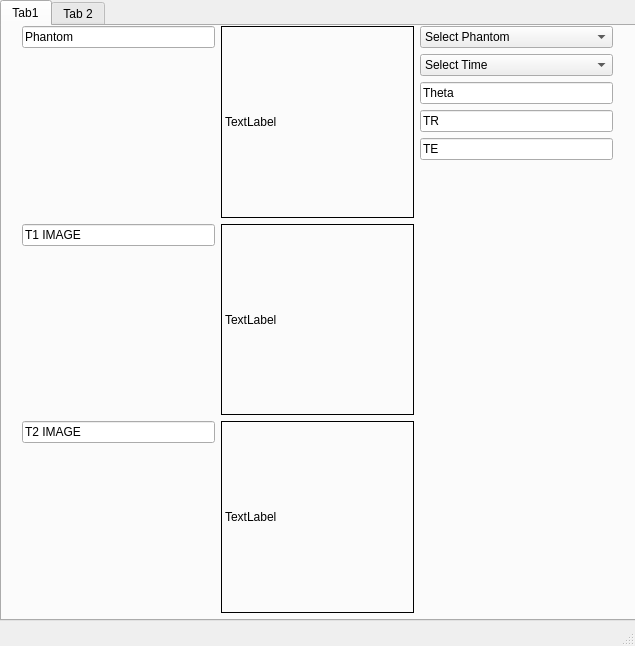
<?xml version="1.0" encoding="UTF-8"?>
<ui version="4.0">
 <class>MainWindow</class>
 <widget class="QMainWindow" name="MainWindow">
  <property name="geometry">
   <rect>
    <x>0</x>
    <y>0</y>
    <width>635</width>
    <height>646</height>
   </rect>
  </property>
  <property name="windowTitle">
   <string>MainWindow</string>
  </property>
  <widget class="QWidget" name="centralwidget">
   <widget class="QTabWidget" name="tabWidget">
    <property name="geometry">
     <rect>
      <x>0</x>
      <y>0</y>
      <width>1071</width>
      <height>621</height>
     </rect>
    </property>
    <property name="currentIndex">
     <number>0</number>
    </property>
    <widget class="QWidget" name="tab1">
     <attribute name="title">
      <string>Tab1</string>
     </attribute>
     <widget class="QWidget" name="gridLayoutWidget">
      <property name="geometry">
       <rect>
        <x>20</x>
        <y>0</y>
        <width>591</width>
        <height>587</height>
       </rect>
      </property>
      <layout class="QGridLayout" name="gridLayout">
       <item row="0" column="2">
        <layout class="QGridLayout" name="gridLayout_2">
         <item row="0" column="0">
          <widget class="QComboBox" name="cb">
           <item>
            <property name="text">
             <string>Select Phantom</string>
            </property>
           </item>
           <item>
            <property name="text">
             <string>Shepp-Logan phantom</string>
            </property>
           </item>
          </widget>
         </item>
         <item row="1" column="0">
          <widget class="QComboBox" name="cb2">
           <item>
            <property name="text">
             <string>Select Time</string>
            </property>
           </item>
          </widget>
         </item>
         <item row="2" column="0">
          <widget class="QLineEdit" name="edit1">
           <property name="sizePolicy">
            <sizepolicy hsizetype="Preferred" vsizetype="Preferred">
             <horstretch>0</horstretch>
             <verstretch>0</verstretch>
            </sizepolicy>
           </property>
           <property name="text">
            <string>Theta</string>
           </property>
          </widget>
         </item>
         <item row="3" column="0">
          <widget class="QLineEdit" name="edit2">
           <property name="sizePolicy">
            <sizepolicy hsizetype="Preferred" vsizetype="Preferred">
             <horstretch>0</horstretch>
             <verstretch>0</verstretch>
            </sizepolicy>
           </property>
           <property name="text">
            <string>TR</string>
           </property>
          </widget>
         </item>
         <item row="4" column="0">
          <widget class="QLineEdit" name="edit3">
           <property name="sizePolicy">
            <sizepolicy hsizetype="Preferred" vsizetype="Preferred">
             <horstretch>0</horstretch>
             <verstretch>0</verstretch>
            </sizepolicy>
           </property>
           <property name="text">
            <string>TE</string>
           </property>
          </widget>
         </item>
         <item row="5" column="0">
          <spacer name="verticalSpacer_5">
           <property name="orientation">
            <enum>Qt::Vertical</enum>
           </property>
           <property name="sizeType">
            <enum>QSizePolicy::Preferred</enum>
           </property>
           <property name="sizeHint" stdset="0">
            <size>
             <width>20</width>
             <height>500</height>
            </size>
           </property>
          </spacer>
         </item>
        </layout>
       </item>
       <item row="0" column="0">
        <layout class="QGridLayout" name="gridLayout_4">
         <item row="0" column="0">
          <layout class="QVBoxLayout" name="verticalLayout">
           <item>
            <spacer name="verticalSpacer">
             <property name="orientation">
              <enum>Qt::Vertical</enum>
             </property>
             <property name="sizeHint" stdset="0">
              <size>
               <width>20</width>
               <height>40</height>
              </size>
             </property>
            </spacer>
           </item>
           <item>
            <widget class="QLineEdit" name="lineEdit_2">
             <property name="sizePolicy">
              <sizepolicy hsizetype="Preferred" vsizetype="Preferred">
               <horstretch>0</horstretch>
               <verstretch>0</verstretch>
              </sizepolicy>
             </property>
             <property name="text">
              <string>Phantom</string>
             </property>
            </widget>
           </item>
           <item>
            <spacer name="verticalSpacer_2">
             <property name="orientation">
              <enum>Qt::Vertical</enum>
             </property>
             <property name="sizeType">
              <enum>QSizePolicy::Preferred</enum>
             </property>
             <property name="sizeHint" stdset="0">
              <size>
               <width>20</width>
               <height>500</height>
              </size>
             </property>
            </spacer>
           </item>
           <item>
            <widget class="QLineEdit" name="lineEdit_3">
             <property name="sizePolicy">
              <sizepolicy hsizetype="Preferred" vsizetype="Preferred">
               <horstretch>0</horstretch>
               <verstretch>0</verstretch>
              </sizepolicy>
             </property>
             <property name="text">
              <string>T1 IMAGE</string>
             </property>
            </widget>
           </item>
           <item>
            <spacer name="verticalSpacer_3">
             <property name="orientation">
              <enum>Qt::Vertical</enum>
             </property>
             <property name="sizeType">
              <enum>QSizePolicy::Preferred</enum>
             </property>
             <property name="sizeHint" stdset="0">
              <size>
               <width>20</width>
               <height>500</height>
              </size>
             </property>
            </spacer>
           </item>
           <item>
            <widget class="QLineEdit" name="lineEdit">
             <property name="sizePolicy">
              <sizepolicy hsizetype="Preferred" vsizetype="Preferred">
               <horstretch>0</horstretch>
               <verstretch>0</verstretch>
              </sizepolicy>
             </property>
             <property name="text">
              <string>T2 IMAGE</string>
             </property>
            </widget>
           </item>
           <item>
            <spacer name="verticalSpacer_4">
             <property name="orientation">
              <enum>Qt::Vertical</enum>
             </property>
             <property name="sizeType">
              <enum>QSizePolicy::Preferred</enum>
             </property>
             <property name="sizeHint" stdset="0">
              <size>
               <width>20</width>
               <height>500</height>
              </size>
             </property>
            </spacer>
           </item>
          </layout>
         </item>
        </layout>
       </item>
       <item row="0" column="1">
        <layout class="QGridLayout" name="gridLayout_8">
         <item row="0" column="0">
          <widget class="QLabel" name="l1">
           <property name="frameShape">
            <enum>QFrame::Box</enum>
           </property>
           <property name="text">
            <string>TextLabel</string>
           </property>
          </widget>
         </item>
         <item row="2" column="0">
          <widget class="QLabel" name="l3">
           <property name="frameShape">
            <enum>QFrame::Box</enum>
           </property>
           <property name="text">
            <string>TextLabel</string>
           </property>
          </widget>
         </item>
         <item row="1" column="0">
          <widget class="QLabel" name="l2">
           <property name="frameShape">
            <enum>QFrame::Box</enum>
           </property>
           <property name="text">
            <string>TextLabel</string>
           </property>
          </widget>
         </item>
        </layout>
       </item>
      </layout>
     </widget>
    </widget>
    <widget class="QWidget" name="tab_2">
     <attribute name="title">
      <string>Tab 2</string>
     </attribute>
     <widget class="QWidget" name="gridLayoutWidget_2">
      <property name="geometry">
       <rect>
        <x>10</x>
        <y>20</y>
        <width>611</width>
        <height>551</height>
       </rect>
      </property>
      <layout class="QGridLayout" name="gridLayout_3">
       <item row="2" column="2">
        <widget class="PlotWidget" name="graphicsView_4"/>
       </item>
       <item row="0" column="2">
        <widget class="PlotWidget" name="graphicsView_3"/>
       </item>
       <item row="0" column="1">
        <spacer name="horizontalSpacer">
         <property name="orientation">
          <enum>Qt::Horizontal</enum>
         </property>
         <property name="sizeType">
          <enum>QSizePolicy::Preferred</enum>
         </property>
         <property name="sizeHint" stdset="0">
          <size>
           <width>10</width>
           <height>10</height>
          </size>
         </property>
        </spacer>
       </item>
       <item row="0" column="0">
        <widget class="PlotWidget" name="graphicsView"/>
       </item>
       <item row="2" column="0">
        <widget class="PlotWidget" name="graphicsView_2"/>
       </item>
       <item row="1" column="0">
        <spacer name="verticalSpacer_6">
         <property name="orientation">
          <enum>Qt::Vertical</enum>
         </property>
         <property name="sizeType">
          <enum>QSizePolicy::Preferred</enum>
         </property>
         <property name="sizeHint" stdset="0">
          <size>
           <width>20</width>
           <height>10</height>
          </size>
         </property>
        </spacer>
       </item>
      </layout>
     </widget>
    </widget>
   </widget>
  </widget>
  <widget class="QMenuBar" name="menubar">
   <property name="geometry">
    <rect>
     <x>0</x>
     <y>0</y>
     <width>635</width>
     <height>22</height>
    </rect>
   </property>
  </widget>
  <widget class="QStatusBar" name="statusbar"/>
 </widget>
 <customwidgets>
  <customwidget>
   <class>PlotWidget</class>
   <extends>QGraphicsView</extends>
   <header location="global">pyqtgraph</header>
  </customwidget>
 </customwidgets>
 <resources/>
 <connections/>
</ui>
